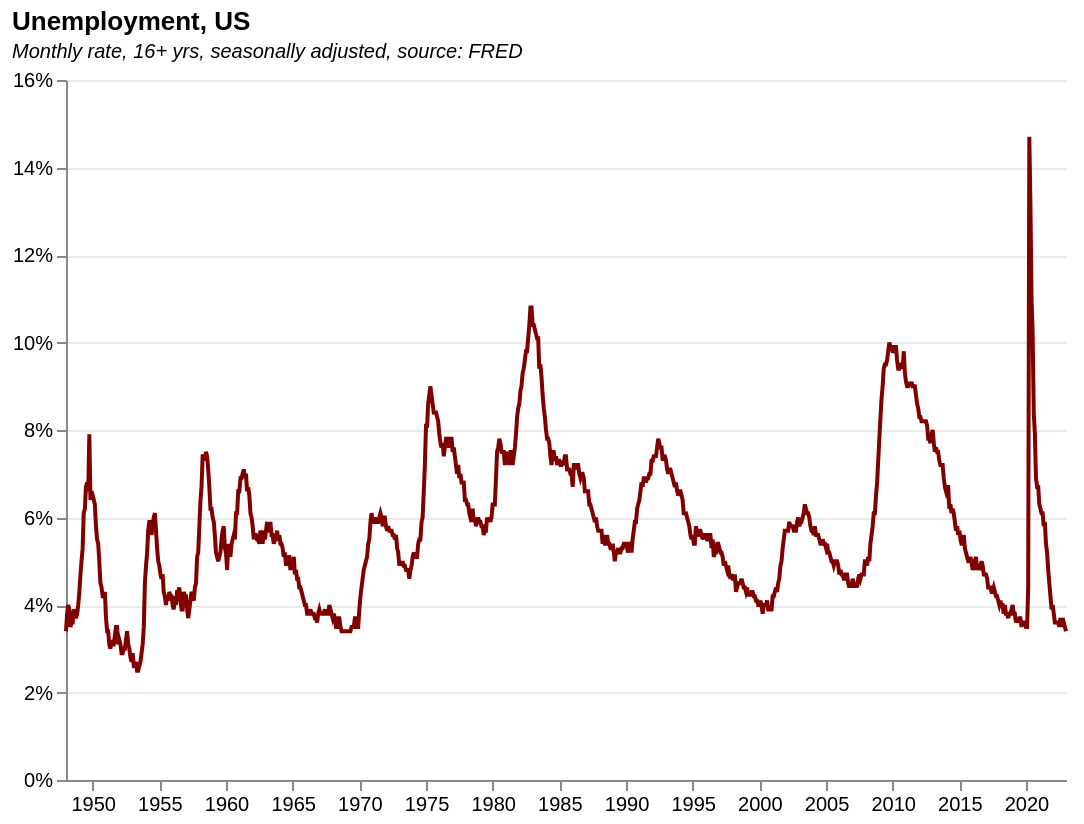

Specify this chart in Vega-Lite:
### Vega-Lite specification from a JSON file in a GitHub repository (floating-point values rounded to 4 significant figures; data arrays with more than 128 entries replaced by an {"elided": "..."} marker saying what was removed)
{"$schema": "https://vega.github.io/schema/vega-lite/v5.json", "data": {"values": {"elided": "1802 records"}}, "width": 500, "height": 350, "config": {"view": {"stroke": "transparent"}}, "title": {"text": "Unemployment, US", "subtitle": "Monthly rate, 16+ yrs, seasonally adjusted, source: FRED", "subtitleFontStyle": "italic", "subtitleFontSize": 10, "anchor": "start", "color": "black"}, "encoding": {"x": {"field": "Date", "type": "temporal", "title": null, "axis": {"grid": false}}}, "transform": [{"pivot": "Metric", "value": "Value", "groupby": ["Date"]}, {"calculate": "year(datum.Date)", "as": "year"}, {"filter": "datum.year>=minYear"}, {"filter": "datum.year<=maxYear"}], "params": [{"name": "minYear", "value": 1948, "bind": {"input": "range", "min": 1948, "max": 2022, "step": 1, "name": "Start year:"}}, {"name": "maxYear", "value": 2023, "bind": {"input": "range", "min": 1949, "max": 2023, "step": 1, "name": "End year:"}}], "layer": [{"encoding": {"y": {"field": "Unemployment", "type": "quantitative", "title": null, "axis": {"gridOpacity": 0.6, "format": "%"}}}, "layer": [{"mark": {"type": "line", "color": "rgb(128,0,0)"}}, {"transform": [{"filter": {"param": "hover", "empty": false}}], "mark": "point"}]}, {"mark": "rule", "encoding": {"opacity": {"condition": {"value": 0.3, "param": "hover", "empty": false}, "value": 0}, "tooltip": [{"field": "Date", "type": "temporal", "format": "%b %Y"}, {"field": "Unemployment", "type": "quantitative", "format": ".1%", "title": "Unemployment"}, {"field": "Persons Unemployed", "type": "quantitative", "format": ",", "title": "Unemployed ('000s)"}]}, "params": [{"name": "hover", "select": {"type": "point", "fields": ["Date"], "nearest": true, "on": "mouseover", "clear": "mouseout"}}]}]}
